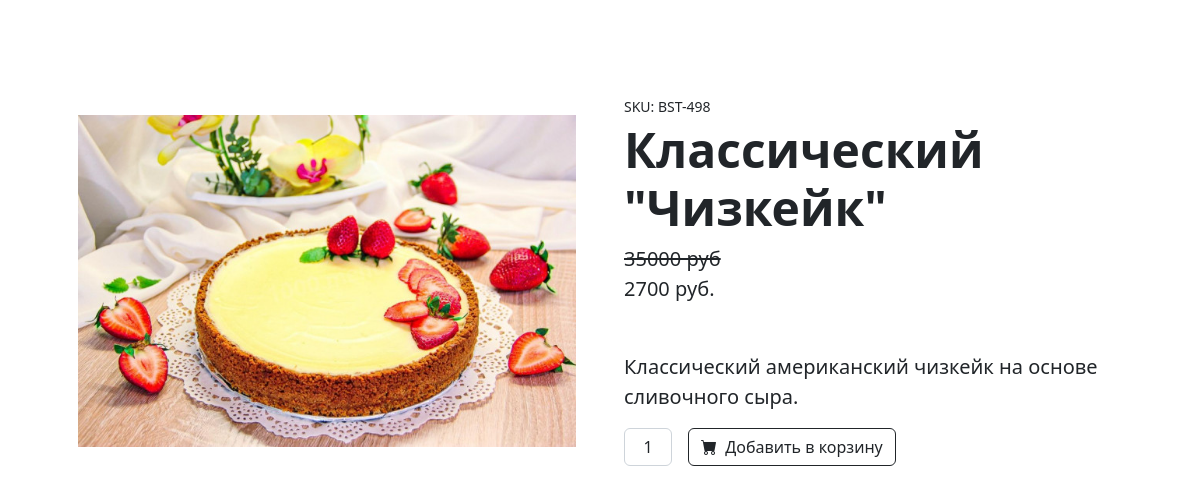
The app's page /product/3 with its own data.
### fapp/models.py (models this page shows, shortened)
class Product1(models.Model):
    Name = models.CharField(max_length=100)
    Description = models.CharField(max_length=100)
    Price = models.IntegerField()
    Count = models.IntegerField()
    Article = models.IntegerField()
    cat = models.ForeignKey(ProdCategory, on_delete=models.CASCADE)
    pic = models.FileField(upload_to="fapp/static/pic", default=0, null=True)

### fapp/views.py (the view, shortened to what this page needs)
# urls.py: path('product/<prod_name>', card_page),
def card_page(request, prod_name):
    catid = Product1.objects.filter(id = prod_name)
    return render(request, 'card.html', {"card":catid})

### fapp/templates/card.html (shortened to what this page needs)
<!doctype html>
<html lang="en">
{%load static%}
<head>
    <link href="https://cdn.jsdelivr.net/npm/bootstrap-icons@1.5.0/font/bootstrap-icons.css" rel="stylesheet" />
    <link href="{%static 'css/styles.css'%}" rel="stylesheet" />
</head>
<body>
    {%for i in card%}
    <section class="py-5">
        <div class="container px-4 px-lg-5 my-5">
            <div class="row gx-4 gx-lg-5 align-items-center">
                <div class="col-md-6"><img class="card-img-top mb-5 mb-md-0" src='{%static i.pic|cut:"fapp/static"%}'
                        alt="..." /></div>
                <div class="col-md-6">
                    <div class="small mb-1">SKU: BST-498</div>
                    <h1 class="display-5 fw-bolder">{{i.Name}}</h1>
                    <div class="fs-5 mb-5">
                        <span class="text-decoration-line-through">35000 руб<div class=""></div></span>
                        <span>{{i.Price}} руб.</span>
                    </div>
                    <p class="lead">{{i.Description}}</p>
                    <div class="d-flex">
                        <input class="form-control text-center me-3" id="inputQuantity" type="num" value="1"
                            style="max-width: 3rem" />
                        <form action="" method="POST">
                        <button class="btn btn-outline-dark flex-shrink-0" type="submit">
                            <i class="bi-cart-fill me-1"></i>
                            Добавить в корзину
                        </button>
                        </form>
                    </div>
                </div>
            </div>
        </div>
    </section>
    {%endfor%}
</html>

### records on screen
Product1: pic (picture), Name "Классический \"Чизкейк\"", Price "2700", Description "Классический американский чизкейк на основе сливочного сыра."
